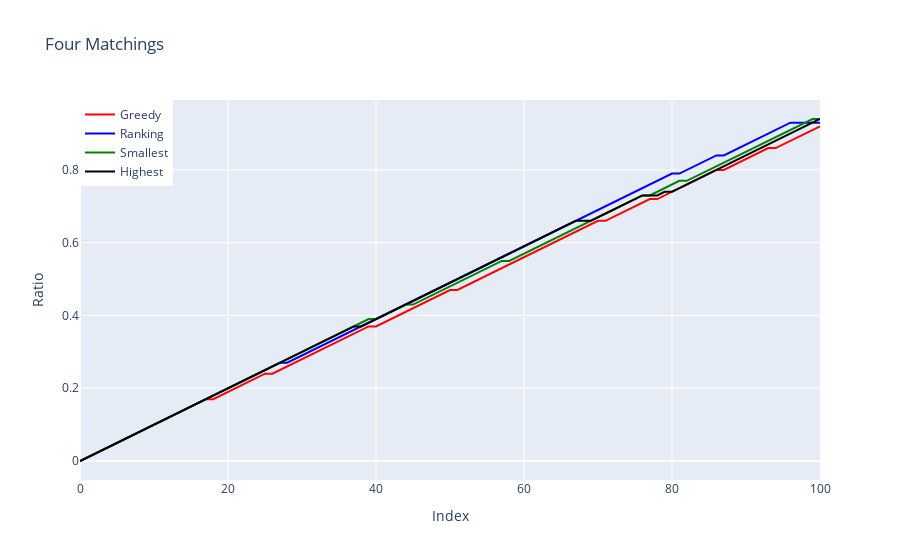

Source (notebook cell):
### Code cell
import plotly.graph_objs as go

N_u = 100
N_v = 100
nb_marked_greedy, nb_marked_ranking, nb_marked_smallest, nb_marked_highest = four_matchings(pi_u, pi_v, N_u, N_v, p=0.9)

# Create traces
trace1 = go.Scatter(x=np.arange(len(nb_marked_greedy)), y=nb_marked_greedy/N_v, mode='lines', name='Greedy', line=dict(color='red'))
trace2 = go.Scatter(x=np.arange(len(nb_marked_greedy)), y=nb_marked_ranking/N_v, mode='lines', name='Ranking', line=dict(color='blue'))
trace3 = go.Scatter(x=np.arange(len(nb_marked_greedy)), y=nb_marked_smallest/N_v, mode='lines', name='Smallest', line=dict(color='green'))
trace4 = go.Scatter(x=np.arange(len(nb_marked_greedy)), y=nb_marked_highest/N_v, mode='lines', name='Highest', line=dict(color='black'))

data = [trace1, trace2, trace3, trace4]

layout = go.Layout(title='Four Matchings', xaxis=dict(title='Index'), yaxis=dict(title='Ratio'), legend=dict(x=0, y=1))

fig = go.Figure(data=data, layout=layout)
fig.show()
